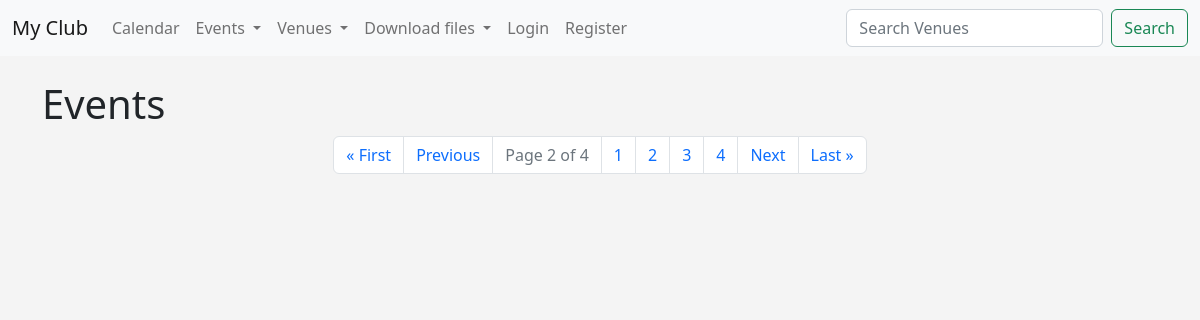
/events?page=2, run on an earlier commit of the app's database.
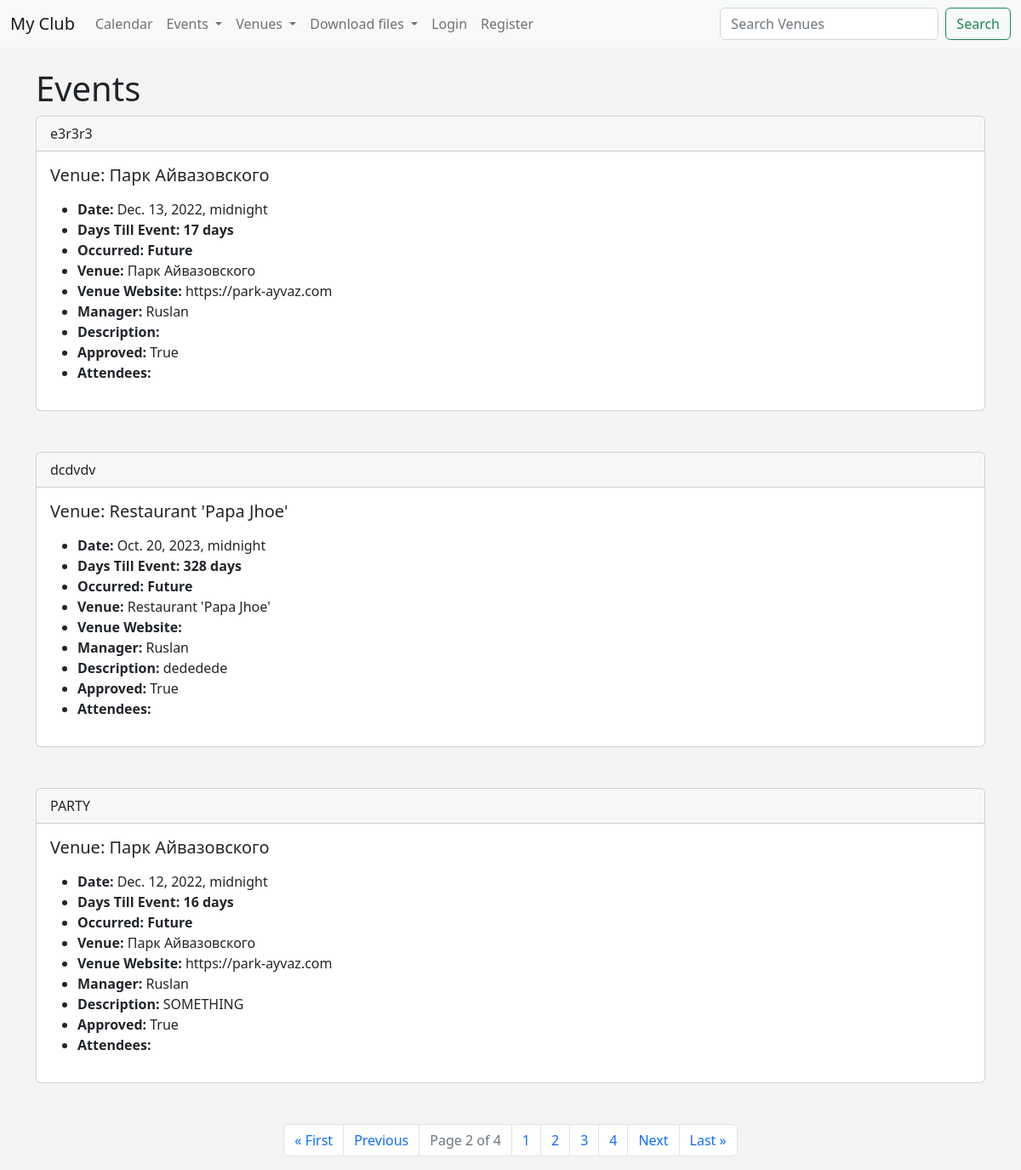
And on a later commit of the database.
### events/models.py (models this page shows)
class Event(models.Model):
    name = models.CharField('Event Name', max_length=120)
    event_date = models.DateTimeField('Event Date')
    venue = models.ForeignKey(Venue, on_delete=models.CASCADE, blank=True, null=True)
    manager = models.ForeignKey(User, blank=True, null=True, on_delete=models.SET_NULL)
    description = models.TextField(blank=True)
    attendees = models.ManyToManyField(MyClubUser, blank=True)
    approved = models.BooleanField('Approved', default=False)
    def __str__(self):
        return self.name
    @property
    def Days_till(self):
        today = date.today()
        days_till = self.event_date.date() - today
        days_till_stripped = str(days_till).split(",", 1)[0]
        return days_till_stripped
    @property
    def is_past(self):
        today = date.today()
        if self.event_date.date() < today:
            thing = "Past"
        else:
            thing = "Future"
        return thing

class Venue(models.Model):
    name = models.CharField('Venue Name', max_length=120)
    address = models.CharField(max_length=300)
    zip_code = models.CharField('ZIp code', max_length=15)
    phone = models.CharField('Contact Phone', max_length=25, blank=True)
    web = models.URLField('Website Address', blank=True)
    email_address = models.EmailField('Email Address', blank=True)
    owner = models.IntegerField("Venue Owner", blank=False, default=1)
    venue_image = models.ImageField(null=True, blank=True, upload_to="images/")
    def __str__(self):
        return self.name

### events/views.py (the view)
# urls.py: path('events', views.all_events, name="list-events"),
def all_events(request):
    event_list = Event.objects.all().order_by('-event_date')
    p = Paginator(Event.objects.all(), 3)
    page = request.GET.get('page')
    events = p.get_page(page)
    nums = "a" * events.paginator.num_pages
    return render(request, 'events/event_list.html', {'event_list': event_list, 'events': events, 'nums': nums})

### events/templates/events/event_list.html (shortened to what this page needs)
{% extends 'events/base.html' %}
{% block content %}
<h1>Events</h1>
  {% for event in events %}
    {% if event.approved %}
      <div class="card">
        <div class="card-header">
          {{ event }}
        </div>
          <div class="card-body">
            <h5 class="card-title">Venue: {{ event.venue }}</h5>
              <ul>
                <li><strong>Date: </strong> {{ event.event_date }}<br/></li>
                <li><strong>Days Till Event: {{ event.Days_till }}</strong></li>
                <li><strong>Occurred: {{ event.is_past }}</strong></li>
                <li><strong>Venue: </strong> {{event.venue }}<br/></li>
                <li><strong>Venue Website: </strong>{{event.venue.web }}<br/></li>
                <li><strong>Manager: </strong>{{event.manager }}<br/></li>
                <li><strong>Description: </strong> {{event.description }} <br/></li>
                <li><strong>Approved: </strong> {{ event.approved }} <br/></li>
                <li><strong>Attendees: </strong>
                </li>
              </ul>
          </div>
      </div> <br><br>
    {% endif %}
  {% endfor %}
<nav aria-label="Page navigation example">
  <ul class="pagination justify-content-center">
    {% if events.has_previous %}
           <li class="page-item"><a class="page-link" href="?page=1">&laquo First</a></li>
           <li class="page-item"><a class="page-link" href="?page={{ events.previous_page_number }}">Previous</a></li>
    {% endif %}
            <li class="page-item disabled"><a href="#" class="page-link">Page {{ events.number }} of {{ events.paginator.num_pages }}</a></li>
    {% for i in nums %}
            <li class="page-item"><a class="page-link" href="?page={{ forloop.counter}}"> {{ forloop.counter }}</a></li>
    {% endfor %}
    {% if events.has_next %}
         <li class="page-item"><a class="page-link" href="?page={{ events.next_page_number }}"> Next</a></li>
         <li class="page-item"><a class="page-link" href="?page={{ events.paginator.num_pages }}"> Last &raquo</a></li>
    {% endif %}
  </ul>
</nav>
{% endblock %}

What changed in the data, as far as the page shows it:
now on this page (row edited): Event: name "e3r3r3", venue "Парк Айвазовского", event_date "Dec. 13, 2022, midnight", Days_till "17 days", is_past "Future", venue.web "https://park-ayvaz.com", manager "Ruslan", approved "True"
now on this page (row edited): Event: name "dcdvdv", venue "Restaurant 'Papa Jhoe'", event_date "Oct. 20, 2023, midnight", Days_till "328 days", is_past "Future", manager "Ruslan", description "dededede", approved "True"
now on this page (row edited): Event: name "PARTY", venue "Парк Айвазовского", event_date "Dec. 12, 2022, midnight", Days_till "16 days", is_past "Future", venue.web "https://park-ayvaz.com", manager "Ruslan", description "SOMETHING", approved "True"
